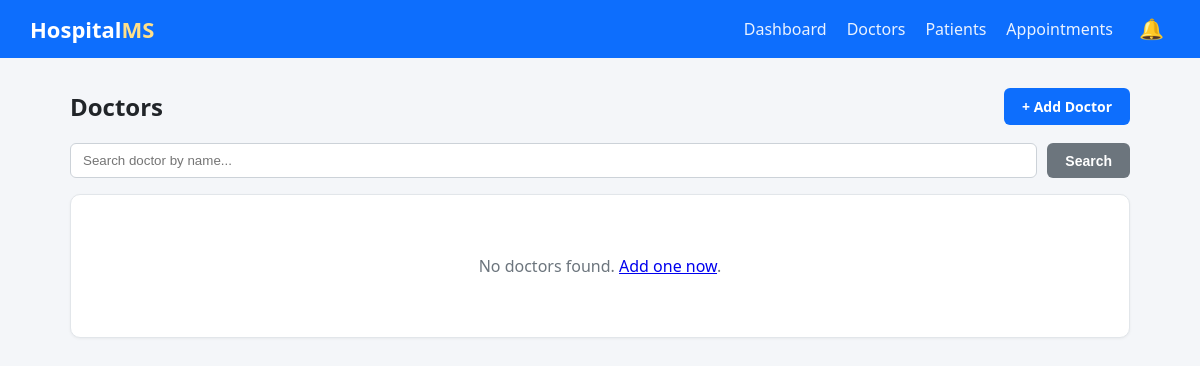
The app's page /doctors/, older data.
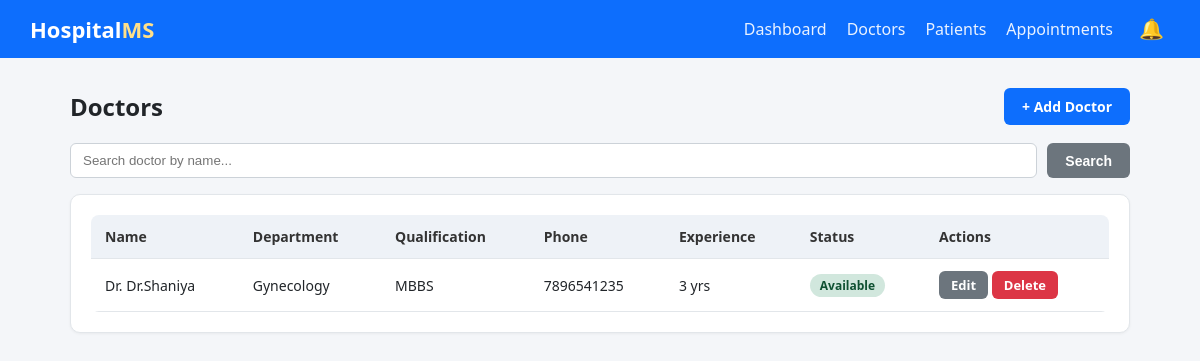
The same page, newer data.
### hospital/models.py (models this page shows, shortened)
class Doctor(models.Model):
    DEPARTMENT_CHOICES = [
        ('CARD', 'Cardiology'),
        ('NEURO', 'Neurology'),
        ('ORTHO', 'Orthopedics'),
        ('PEDS', 'Pediatrics'),
        ('GEN', 'General Medicine'),
        ('DERM', 'Dermatology'),
        ('ENT', 'ENT'),
        ('GYNO', 'Gynecology'),
    ]
    name = models.CharField(max_length=100)
    department = models.CharField(max_length=10, choices=DEPARTMENT_CHOICES, default='GEN')
    qualification = models.CharField(max_length=150, blank=True)
    phone = models.CharField(max_length=15)
    email = models.EmailField(blank=True)
    experience_years = models.PositiveIntegerField(default=0)
    available = models.BooleanField(default=True)
    created_at = models.DateTimeField(auto_now_add=True)
    class Meta:
        ordering = ['name']

### hospital/views.py (the view)
# urls.py: path('doctors/', views.DoctorListView.as_view(), name='doctor-list'),
class DoctorListView(ListView):
    model = Doctor
    template_name = 'hospital/doctor_list.html'
    context_object_name = 'doctors'
    paginate_by = 10
    def get_queryset(self):
        queryset = super().get_queryset()
        query = self.request.GET.get('q')
        if query:
            queryset = queryset.filter(name__icontains=query)
        return queryset

### hospital/context_processors.py (called while the page is built)
def notifications(request):
    latest = Notification.objects.all()[:8]
    unread_count = Notification.objects.filter(is_read=False).count()
    return {
        'nav_notifications': latest,
        'nav_unread_count': unread_count,
    }

### hospital/templates/hospital/doctor_list.html (shortened to what this page needs)
{% extends 'hospital/base.html' %}
{% block content %}
    <div class="page-header">
        <h1>Doctors</h1>
        <a href="{% url 'doctor-add' %}" class="btn">+ Add Doctor</a>
    </div>
    <form method="get" class="search-bar">
        <input type="text" name="q" placeholder="Search doctor by name..." value="{{ request.GET.q }}">
        <button type="submit" class="btn btn-secondary">Search</button>
    </form>
    <div class="card">
        {% if doctors %}
        <table>
            <thead>
                <tr>
                    <th>Name</th>
                    <th>Department</th>
                    <th>Qualification</th>
                    <th>Phone</th>
                    <th>Experience</th>
                    <th>Status</th>
                    <th>Actions</th>
                </tr>
            </thead>
            <tbody>
                {% for doctor in doctors %}
                <tr>
                    <td>Dr. {{ doctor.name }}</td>
                    <td>{{ doctor.get_department_display }}</td>
                    <td>{{ doctor.qualification|default:"-" }}</td>
                    <td>{{ doctor.phone }}</td>
                    <td>{{ doctor.experience_years }} yrs</td>
                    <td>
                        {% if doctor.available %}
                            <span class="badge badge-success">Available</span>
                        {% else %}
                            <span class="badge badge-danger">Unavailable</span>
                        {% endif %}
                    </td>
                    <td>
                        <a href="{% url 'doctor-edit' doctor.pk %}" class="btn btn-sm btn-secondary">Edit</a>
                        <a href="{% url 'doctor-delete' doctor.pk %}" class="btn btn-sm btn-danger">Delete</a>
                    </td>
                </tr>
                {% endfor %}
            </tbody>
        </table>
        {% else %}
            <div class="empty-state">No doctors found. <a href="{% url 'doctor-add' %}">Add one now</a>.</div>
        {% endif %}
    </div>
{% endblock %}

Row changes from the older to the newer data that the page shows:
added Doctor: name "Dr.Shaniya", department "Gynecology", qualification "MBBS", phone "7896541235", experience_years "3", available "Available"
Text that changed along with them:
text no longer shown: "No doctors found. Add one now ."
text now shown: "Name Department Qualification Phone Experience Status Actions"
